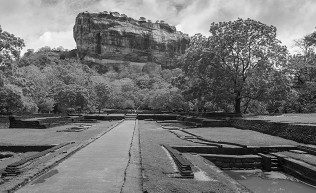
#> input picture Images/sigiriya.jpg, 316 x 193 px, found by its file name
$ jupyter execute '03 Spatial Filtering.ipynb'
#> lines starting #> are read from the running program, lines starting #| are printed output that depends on the picture
[cell 1]
import cv2 as cv
import numpy as np
import matplotlib.pyplot as plt
from mpl_toolkits.mplot3d import Axes3D
from matplotlib.ticker import LinearLocator, FormatStrFormatter
from matplotlib import cm

[cell 2]
im = cv.imread('images/sigiriya.jpg', cv.IMREAD_REDUCED_GRAYSCALE_2)
#> im is the input picture: shape (193, 316); min 2, max 254, mean 114.9
assert im is not None

#Averaging filter
kernal = np.ones((3,3), np.float32)/9
im_avg = cv.filter2D(im, cv.CV_32F, kernal)

fig, ax = plt.subplots(1,2, figsize=(16,8))
ax[0].imshow(im, cmap='gray', vmin=0, vmax=255)
ax[0].set_title('Original Image')
ax[1].imshow(im_avg, cmap='gray', vmin=0, vmax=255)
ax[1].set_title('Averaging Filtered Image')

for a in ax:
    a.axis('off')

plt.show()

[cell 3]
#Sobel filtering
sobel_x = np.array([[-1, -2, -1],[0, 0, 0],[1, 2, 1]])
sobel_y = np.array([[-1, 0, 1],[-2, 0, 2],[-1, 0, 1]])

im_sobel_x = cv.filter2D(im, cv.CV_64F, sobel_x)
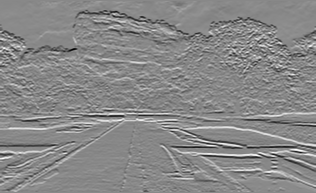
#> im_sobel_x: shape (193, 316) float64; min -720, max 622, mean -2.9; drawn with min black and max white
im_sobel_y = cv.filter2D(im, cv.CV_64F, sobel_y)
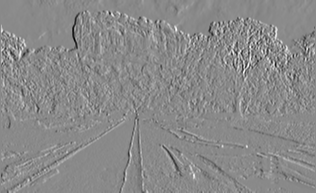
#> im_sobel_y: shape (193, 316) float64; min -706, max 599, mean -0.1; drawn with min black and max white

im_sobel_x = cv.normalize(im_sobel_x, None, 0, 255, cv.NORM_MINMAX, cv.CV_8U)
im_sobel_y = cv.normalize(im_sobel_y, None, 0, 255, cv.NORM_MINMAX, cv.CV_8U)

fig, ax = plt.subplots(1,3, figsize=(18,6))
ax[0].imshow(im, cmap='gray')
ax[0].set_title('Original Image')
ax[1].imshow(im_sobel_x, cmap='gray')
ax[1].set_title('Sobel X Filtered Image')
ax[2].imshow(im_sobel_y, cmap='gray')
ax[2].set_title('Sobel Y Filtered Image')

for a in ax:
    a.axis('off')

plt.show()

[cell 4]
#Sharpening the image

im = cv.imread('images/tom.jpg', cv.IMREAD_GRAYSCALE)
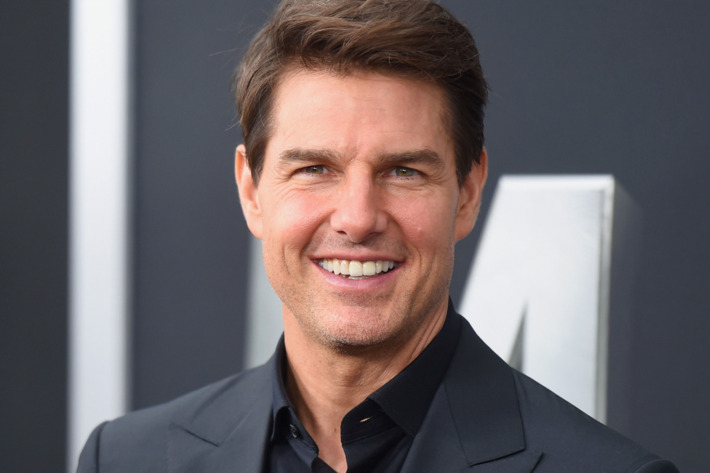
#> input picture Images/tom.jpg, 710 x 473 px, found by its file name
#> im: shape (473, 710); min 5, max 245, mean 103.7
assert im is not None

#Blurring the image to get a low pass filtered image
im_blurred = cv.GaussianBlur(im, (21, 21), 0)

#High pass image
im_hp = cv.subtract(im, im_blurred)
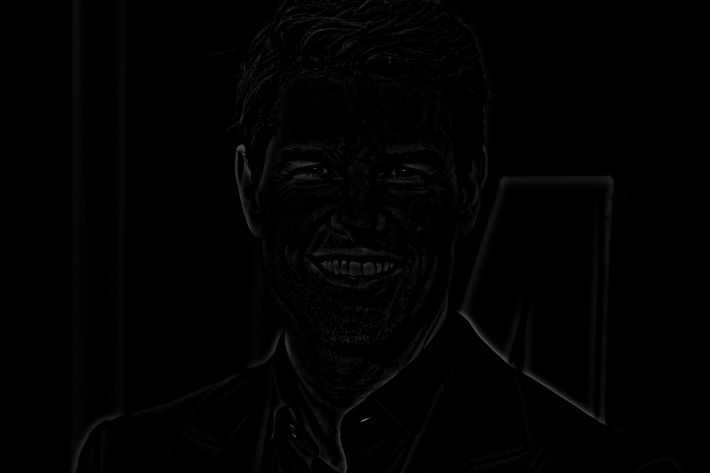
#> im_hp: shape (473, 710); min 0, max 121, mean 1.8

#Sharpened image
im_sharp = cv.addWeighted(im, 1.0, im_hp, 1.5, 0)
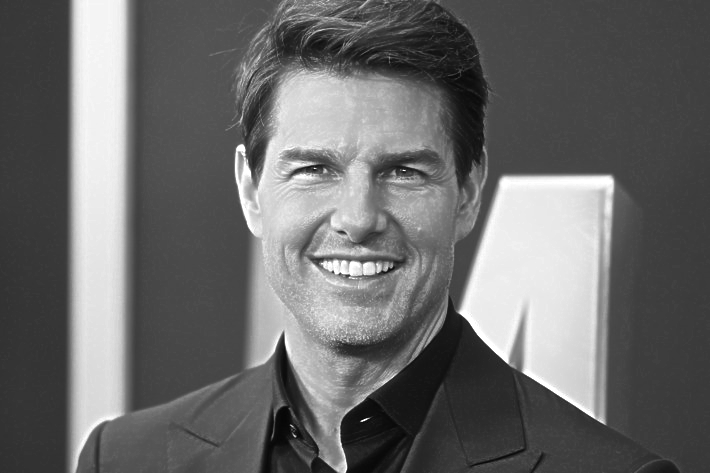
#> im_sharp: shape (473, 710); min 5, max 255, mean 106.3

fig, ax = plt.subplots(1,4, figsize=(20,5))
ax[0].imshow(im, cmap='gray')
ax[0].set_title('Original Image')
ax[3].imshow(im_sharp, cmap='gray')
ax[3].set_title('Sharpened Image')
ax[1].imshow(im_blurred, cmap='gray')
ax[1].set_title('Blurred Image')
ax[2].imshow(im_hp, cmap='gray')
ax[2].set_title('High Pass Image')

for a in ax:
    a.axis('off')

plt.show()

$\Large Gaussian\ Kernal$\
$G_\sigma(x,y) = \frac{1}{2\pi\sigma^2}e^{-\frac{x^2+y^2}{2\sigma^2}}$

[cell 5]
#Gaussian filter
sigma = 2.0
x = np.arange(-5, 5.1, 1)
y = np.arange(-5, 5.1, 1)
x, y = np.meshgrid(x, y)

g_xy = (1/(2*np.pi*sigma**2)) * np.exp(-(x**2 + y**2)/(2*sigma**2))

fig = plt.figure(figsize=(10, 10))
ax = fig.add_subplot(111, projection='3d')
ax.plot_surface(x, y, g_xy, cmap='viridis')

plt.show()

[cell 6]
#2D plot
fig2, ax2= plt.subplots(1, 1, figsize = (6,8))
g_xy = cv.normalize(g_xy, None, 0, 255, cv.NORM_MINMAX, cv.CV_8U)
ax2.imshow(g_xy, cmap= 'gray')
ax2.xaxis.set_ticks_position('top')
plt.show()
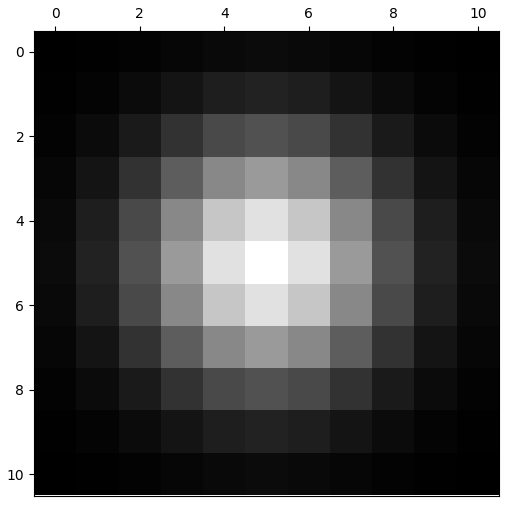
#> figure drawn by matplotlib, 1 panel

[cell 7]
# Gaussian functions in x and y directions
g_x = (1/(np.sqrt(2*np.pi)*sigma)) * np.exp(-(x**2)/(2*sigma**2))
g_y = (1/(np.sqrt(2*np.pi)*sigma)) * np.exp(-(y**2)/(2*sigma**2))

# 2D Gaussian from outer product
g_xy_2d = np.outer(g_y, g_x)

# Normalizing the Gaussian functions to the range [0, 255]
g_x_norm = cv.normalize(g_x, None, 0, 255, cv.NORM_MINMAX, cv.CV_8U)
g_y_norm = cv.normalize(g_y, None, 0, 255, cv.NORM_MINMAX, cv.CV_8U)
g_xy_2d_norm = cv.normalize(g_xy_2d, None, 0, 255, cv.NORM_MINMAX, cv.CV_8U)

fig3, ax3 = plt.subplots(1, 3, figsize=(15, 5))

ax3[0].imshow(g_x_norm.reshape(1, -1), cmap='gray')
ax3[0].set_title('Gaussian Filter in X direction')

ax3[1].imshow(g_y_norm.reshape(-1, 1), cmap='gray')
ax3[1].set_title('Gaussian Filter in Y direction')

ax3[2].imshow(g_xy_2d_norm, cmap='gray')
ax3[2].set_title('Gaussian Filter in X and Y directions')

for a in ax3:
    a.set_xticks([])
    a.set_yticks([])

plt.show()
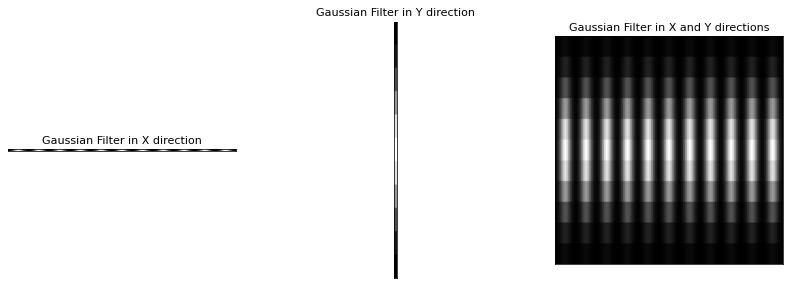
#> figure drawn by matplotlib, 3 panels

[cell 8]
im = cv.imread('images/emma.jpg', cv.IMREAD_GRAYSCALE)
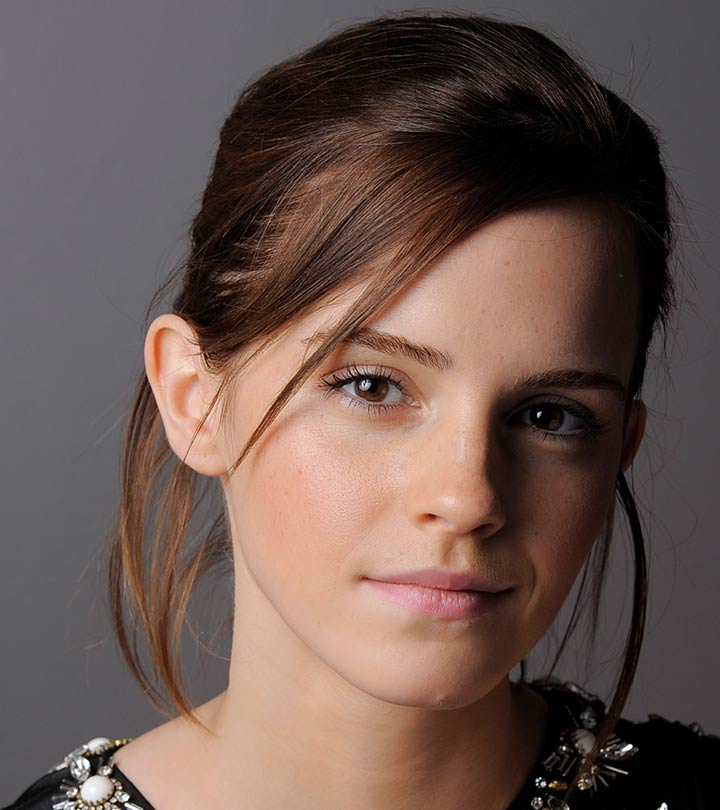
#> input picture Images/emma.jpg, 720 x 810 px, found by its file name
#> im: shape (810, 720); min 0, max 255, mean 92.3
assert im is not None

#Kernal size
k = 31

#Gaussian filter
img_gaussian = cv.GaussianBlur(im, (k, k), 0)

#Median filter
img_median = cv.medianBlur(im, k)

#Bilateral filter
img_bilateral = cv.bilateralFilter(im, k, 75, 5)

#Normalizing the filtered images to the range [0, 255]
img_gaussian = cv.normalize(img_gaussian, None, 0, 255, cv.NORM_MINMAX, cv.CV_8U)
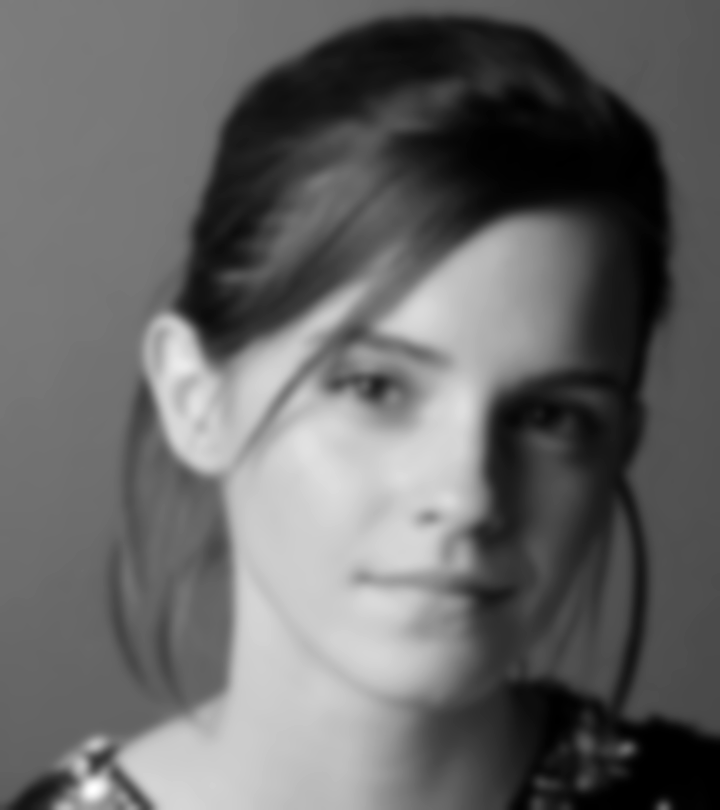
#> img_gaussian: shape (810, 720); min 0, max 255, mean 102.4
img_median = cv.normalize(img_median, None, 0, 255, cv.NORM_MINMAX, cv.CV_8U)
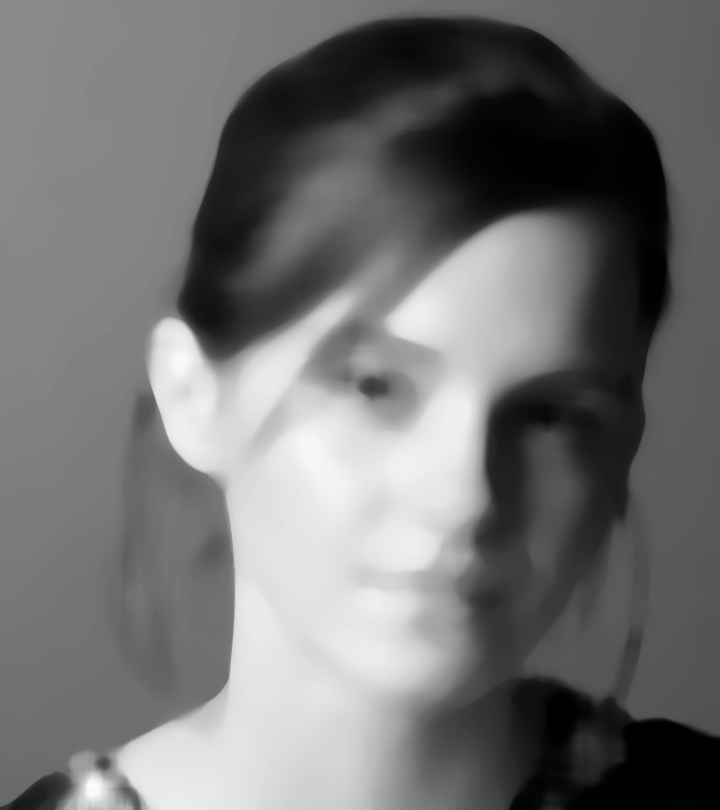
#> img_median: shape (810, 720); min 0, max 255, mean 114.3
img_bilateral = cv.normalize(img_bilateral, None, 0, 255, cv.NORM_MINMAX, cv.CV_8U)

fig, ax = plt.subplots(1, 4, figsize=(20, 10))
ax[0].imshow(im, cmap='gray')
ax[0].set_title('Original Image')

ax[1].imshow(img_gaussian, cmap='gray')
ax[1].set_title('Gaussian Filter')

ax[2].imshow(img_median, cmap='gray')
ax[2].set_title('Median Filter')

ax[3].imshow(img_bilateral, cmap='gray')
ax[3].set_title('Bilateral Filter')

for a in ax:
    a.set_xticks([])
    a.set_yticks([])

plt.show()
